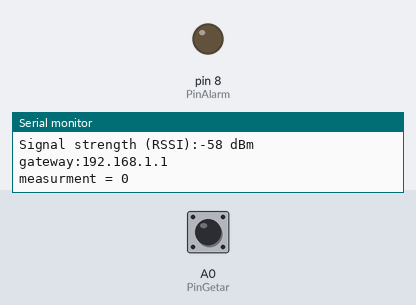
Recording of a sketch running on a simulated Arduino Mega 2560, built for the host (arithmetic inside an expression is 32-bit, double 64-bit). Parts: output pins drawn as LEDs (lit = HIGH), the last lines printed to the serial monitor. The test bench sets the inputs (shaded band); at power-on: A0 (PinGetar) LOW. WiFi joins after 1.5 s; servers stay silent unless stated; uploads are accepted with an empty reply.

Above: at 2.7 s.
2.8 s: A0 (PinGetar) pulsed HIGH 2 times (0.12 s each, 0.3 s apart)
At 3.5 s:
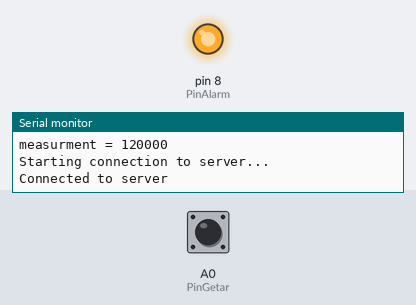
Timing chart, 0 to 5.8 s (numbered marks = the images above; inputs shaded):
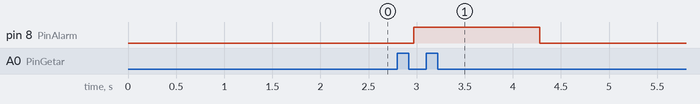

The sketch:

wifitest.ino
```cpp
#include "WiFiEsp.h"
#include "SoftwareSerial.h"

SoftwareSerial Serial1(2,3);

char ssid[] = "UPNYK-Dosen";
char pass[] = "dos2018*#";
char server[] = "10.254.15.154";

bool responDariServer = false;
int PinAlarm = 8;
int PinGetar = A0;

bool statusKomunikasiWifi = false;
long waktuMulai;
long waktuMintaData = 5000;

WiFiEspClient client;
int status = WL_IDLE_STATUS;

void setup()
{
  Serial.begin(115200);
  Serial.println("Koneksi arduino dengan mySql menggunakan ESp8266 dan XAMPP");
  Serial.println("Ketik pesan yang akan dikirim (pastikan setting serial ke \"both NL & CR\")");
  Serial.println();
  pinMode(PinAlarm, OUTPUT);
  pinMode(PinGetar, INPUT);

  Serial1.begin(9600);
  WiFi.init(&Serial1);

  // check for the presence of the shield
  if (WiFi.status() == WL_NO_SHIELD) {
    Serial.println("WiFi shield not present");
    // don't continue
    while (true);
  }

  // attempt to connect to WiFi network
  while ( status != WL_CONNECTED) {
    Serial.print("Attempting to connect to WPA SSID: ");
    Serial.println(ssid);
    // Connect to WPA/WPA2 network
    status = WiFi.begin(ssid, pass);
  }

  // you're connected now, so print out the data
  Serial.println("You're connected to the network");

  printWifiStatus();
  waktuMulai = millis();
}

bool kirimKeDatabase(String namaVariabel, String nilai)
{
  Serial.println();
  Serial.println("Starting connection to server...");
  // if you get a connection, report back via serial
  if (client.connect(server, 80)) {
    Serial.println("Connected to server");
    // Make a HTTP request

    // parameter 1
    client.print("GET /arduino_mysql/dariArduino.php?");
    client.print("variabel=");
    client.print(namaVariabel);

    // parameter 2 dan selanjutnya
    client.print("&");
    client.print("nilai=");
    client.print(nilai);

    client.println(" HTTP/1.1");
    client.print("Host: ");
    client.println(server);
    client.println("Connection: close");
    client.println();

    return true;
  }
  return false;
}

void printWifiStatus()
{
  // print the SSID of the network you're attached to
  Serial.print("SSID: ");
  Serial.println(WiFi.SSID());

  // print your WiFi shield's IP address
  IPAddress ip = WiFi.localIP();
  Serial.print("IP Address: ");
  Serial.println(ip);

  // print the received signal strength
  long rssi = WiFi.RSSI();
  Serial.print("Signal strength (RSSI):");
  Serial.print(rssi);
  Serial.println(" dBm");

  IPAddress gateway = WiFi.gatewayIP();
  Serial.print("gateway:");
  Serial.print(gateway);
  Serial.println(" ");
}

long TP_init(){
  long measurement=pulseIn (PinGetar, HIGH);  //wait for the pin to get HIGH and returns measurement
  return measurement;
}

void loop()
{
  // periksa respon dari server
  if(statusKomunikasiWifi)
  {
    // if the server's disconnected, stop the client
    if (!client.connected()) {
      Serial.println("Disconnecting from server...");
      client.stop();
      statusKomunikasiWifi = false;
      responDariServer = true;
    }
  }
  long measurement = TP_init();
  delay(50);
  Serial.print("measurment = ");
  Serial.println(measurement);
  if (measurement > 800){
    digitalWrite(PinAlarm, HIGH);
    char buf[8];
    sprintf(buf, "%d", measurement);
    statusKomunikasiWifi = kirimKeDatabase("dataDariSerial",buf);
  }
  else{
    digitalWrite(PinAlarm, LOW);
  }

}
```

Measured:
- after the input at 2.8 s, pin 8 (PinAlarm): LOW → HIGH after 0.17 s, → LOW 1.3 s later
